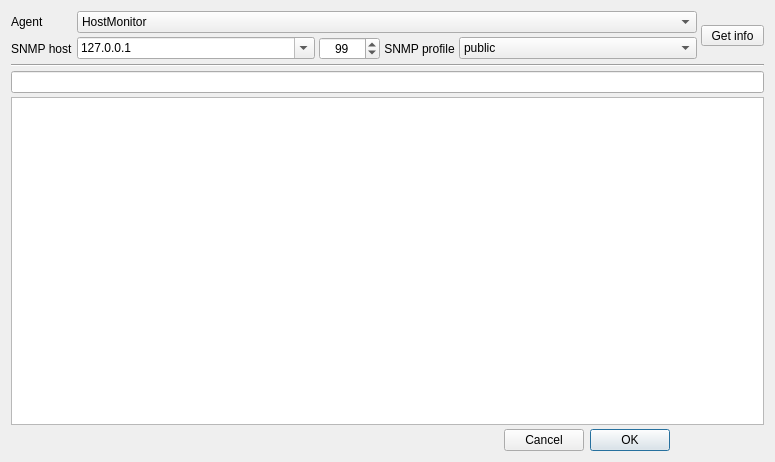
<?xml version="1.0" encoding="UTF-8"?>
<ui version="4.0">
 <class>TrafficNetworkInterfaceDlg</class>
 <widget class="QDialog" name="TrafficNetworkInterfaceDlg">
  <property name="geometry">
   <rect>
    <x>0</x>
    <y>0</y>
    <width>775</width>
    <height>462</height>
   </rect>
  </property>
  <property name="windowTitle">
   <string>Choose network interface</string>
  </property>
  <property name="windowIcon">
   <iconset resource="../../qHostMonitor.qrc">
    <normaloff>:/img/hostMonitor.png</normaloff>:/img/hostMonitor.png</iconset>
  </property>
  <layout class="QVBoxLayout" name="verticalLayout">
   <property name="spacing">
    <number>4</number>
   </property>
   <item>
    <layout class="QGridLayout" name="gridLayout">
     <item row="0" column="0">
      <widget class="QLabel" name="lblAgent">
       <property name="sizePolicy">
        <sizepolicy hsizetype="Maximum" vsizetype="Preferred">
         <horstretch>0</horstretch>
         <verstretch>0</verstretch>
        </sizepolicy>
       </property>
       <property name="text">
        <string>Agent</string>
       </property>
       <property name="buddy">
        <cstring>cmbAgent</cstring>
       </property>
      </widget>
     </item>
     <item row="0" column="1">
      <widget class="QComboBox" name="cmbAgent">
       <property name="sizePolicy">
        <sizepolicy hsizetype="Expanding" vsizetype="Fixed">
         <horstretch>0</horstretch>
         <verstretch>0</verstretch>
        </sizepolicy>
       </property>
       <item>
        <property name="text">
         <string>HostMonitor</string>
        </property>
       </item>
       <item>
        <property name="text">
         <string>Folder-specific-agent</string>
        </property>
       </item>
       <item>
        <property name="text">
         <string>Agent: 127.0.0.1</string>
        </property>
       </item>
      </widget>
     </item>
     <item row="0" column="2" rowspan="2">
      <widget class="QToolButton" name="btnGetInfo">
       <property name="text">
        <string> Get info </string>
       </property>
      </widget>
     </item>
     <item row="1" column="0">
      <widget class="QLabel" name="lblSnmpHost">
       <property name="sizePolicy">
        <sizepolicy hsizetype="Maximum" vsizetype="Preferred">
         <horstretch>0</horstretch>
         <verstretch>0</verstretch>
        </sizepolicy>
       </property>
       <property name="text">
        <string>SNMP host</string>
       </property>
       <property name="buddy">
        <cstring>cmbSnmpHost</cstring>
       </property>
      </widget>
     </item>
     <item row="1" column="1">
      <layout class="QHBoxLayout" name="horizontalLayout_2">
       <item>
        <widget class="QComboBox" name="cmbSnmpHost">
         <property name="sizePolicy">
          <sizepolicy hsizetype="Expanding" vsizetype="Fixed">
           <horstretch>0</horstretch>
           <verstretch>0</verstretch>
          </sizepolicy>
         </property>
         <property name="editable">
          <bool>true</bool>
         </property>
         <item>
          <property name="text">
           <string>127.0.0.1</string>
          </property>
         </item>
        </widget>
       </item>
       <item>
        <widget class="QSpinBox" name="spinSnmpPort">
         <property name="alignment">
          <set>Qt::AlignCenter</set>
         </property>
         <property name="minimum">
          <number>1</number>
         </property>
         <property name="maximum">
          <number>65535</number>
         </property>
         <property name="value">
          <number>99</number>
         </property>
        </widget>
       </item>
       <item>
        <widget class="QLabel" name="lblSnmpProfile">
         <property name="text">
          <string>SNMP profile</string>
         </property>
         <property name="alignment">
          <set>Qt::AlignCenter</set>
         </property>
         <property name="buddy">
          <cstring>cmbSnmpProfile</cstring>
         </property>
        </widget>
       </item>
       <item>
        <widget class="QComboBox" name="cmbSnmpProfile">
         <property name="sizePolicy">
          <sizepolicy hsizetype="Expanding" vsizetype="Fixed">
           <horstretch>0</horstretch>
           <verstretch>0</verstretch>
          </sizepolicy>
         </property>
         <item>
          <property name="text">
           <string>public</string>
          </property>
         </item>
        </widget>
       </item>
      </layout>
     </item>
    </layout>
   </item>
   <item>
    <widget class="Line" name="line">
     <property name="orientation">
      <enum>Qt::Horizontal</enum>
     </property>
    </widget>
   </item>
   <item>
    <widget class="QLineEdit" name="lnSnmpInfo"/>
   </item>
   <item>
    <widget class="QListView" name="lstAgentInfo"/>
   </item>
   <item>
    <layout class="QHBoxLayout" name="horizontalLayout">
     <item>
      <spacer name="horizontalSpacer">
       <property name="orientation">
        <enum>Qt::Horizontal</enum>
       </property>
       <property name="sizeType">
        <enum>QSizePolicy::Fixed</enum>
       </property>
       <property name="sizeHint" stdset="0">
        <size>
         <width>400</width>
         <height>20</height>
        </size>
       </property>
      </spacer>
     </item>
     <item>
      <widget class="QDialogButtonBox" name="btnBoxNetworkInterface">
       <property name="sizePolicy">
        <sizepolicy hsizetype="Fixed" vsizetype="Fixed">
         <horstretch>0</horstretch>
         <verstretch>0</verstretch>
        </sizepolicy>
       </property>
       <property name="layoutDirection">
        <enum>Qt::RightToLeft</enum>
       </property>
       <property name="orientation">
        <enum>Qt::Horizontal</enum>
       </property>
       <property name="standardButtons">
        <set>QDialogButtonBox::Cancel|QDialogButtonBox::Ok</set>
       </property>
       <property name="centerButtons">
        <bool>false</bool>
       </property>
      </widget>
     </item>
    </layout>
   </item>
  </layout>
 </widget>
 <resources>
  <include location="../../qHostMonitor.qrc"/>
  <include location="../../qHostMonitor.qrc"/>
 </resources>
 <connections/>
</ui>
